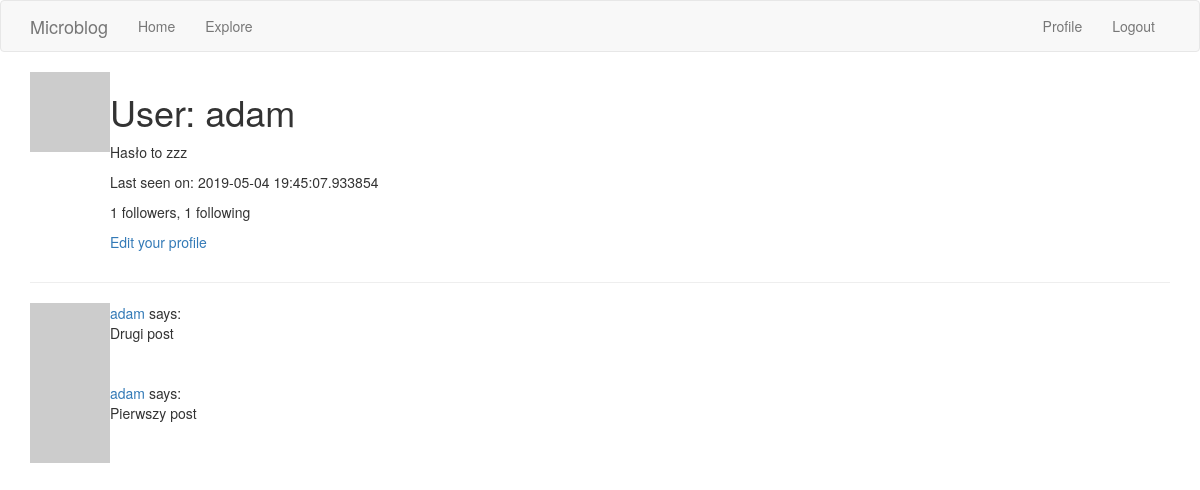
The page /user/adam (signed in) on the database as committed earlier.
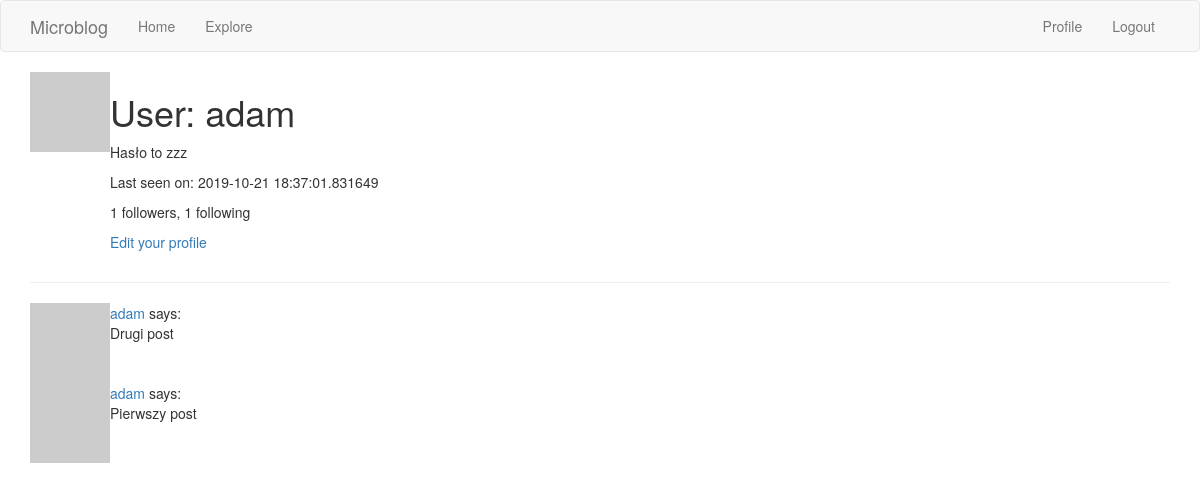
The same page on the database as committed later.
### app/models.py (models this page shows, shortened)
class User(db.Model, UserMixin):
    id = db.Column(db.Integer, primary_key=True)
    username = db.Column(db.String(64), index=True, unique=True)
    email = db.Column(db.String(120), index=True, unique=True)
    password_hash = db.Column(db.String(128))
    posts = db.relationship('Post', backref='author', lazy='dynamic')
    about_me = db.Column(db.String(140))
    last_seen = db.Column(db.DateTime, default=datetime.utcnow)
    followed = db.relationship(
        'User', secondary=followers,
        primaryjoin=(followers.c.follower_id == id),
        secondaryjoin=(followers.c.followed_id == id),
        backref=db.backref('followers', lazy='dynamic'), lazy='dynamic') # user1.follow(user2) -->  user2.followers()
    def avatar(self, size):
        digest = md5(self.email.lower().encode('utf-8')).hexdigest()
        return 'https://www.gravatar.com/avatar/{}?d=identicon&s={}'.format(digest, size)

class Post(db.Model):
    id = db.Column(db.Integer, primary_key=True)
    body = db.Column(db.String(140))
    timestamp = db.Column(db.DateTime, index=True, default=datetime.utcnow)
    user_id = db.Column(db.Integer, db.ForeignKey('user.id'))

### app/routes.py (the view)
@app.route('/user/<username>')  # Dynamic component
@login_required
def user(username):
    user = User.query.filter_by(username=username).first_or_404() # returns a db object
    page = request.args.get('page', 1, type=int)
    posts = user.posts.order_by(Post.timestamp.desc()).paginate(
        page, app.config['POSTS_PER_PAGE'], False)
    next_url = url_for('user', username=user.username, page=posts.next_num) \
        if posts.has_next else None
    prev_url = url_for('user', username=user.username, page=posts.prev_num)\
        if posts.has_prev else None
    return render_template('user.html', title='User', posts=posts.items, user=user, next_url=next_url, prev_url=prev_url)

### app/models.py (called while the page is built)
@login.user_loader  # callback for current_user
def load_user(id):
    return User.query.get(int(id))  # puts the user in db session, gets it by primary key

### app/routes.py (called while the page is built)
@app.before_request
def before_request():
    if current_user.is_authenticated:
        current_user.last_seen = datetime.utcnow()
        db.session.commit()

### app/Templates/user.html (shortened to what this page needs)
{% extends 'base.html' %}
{% block app_content %}
    <table>
        <tr valign="top">
            <td><img src="{{ user.avatar(100) }}"></td>
            <td>
                <h1>User: {{ user.username }}</h1>
                {% if user.about_me %}<p>{{ user.about_me }}</p>{% endif %}
                {% if user.last_seen %}<p>Last seen on: {{ user.last_seen }}</p>{% endif %}
                <p>{{ user.followers.count() }} followers, {{ user.followed.count() }} following</p>
                {% if user == current_user %}
                    <p><a href="{{ url_for('edit_profile') }}">Edit your profile</a> </p>
                {% elif not current_user.is_following(user) %}
                <p><a href="{{ url_for('follow', username = user.username) }}">Follow</a></p>
                {% else %}
                <p><a href="{{ url_for('unfollow', username = user.username) }}">Unfollow</a></p>
                {% endif %}
            </td>
        </tr>
    </table>
    <hr>
    {% for post in posts %}
        {% include '_post.html' %}
    {% endfor %}
{% endblock %}

### app/Templates/base.html (shortened to what this page needs)
{% extends 'bootstrap/base.html' %}
{% block navbar %}
    <nav class="navbar navbar-default">
        <div class="container">
            <div class="navbar-header">
                <a class="navbar-brand" href="{{ url_for('index') }}">Microblog</a>
            </div>
            <div class="collapse navbar-collapse" id="bs-example-navbar-collapse-1">
                <ul class="nav navbar-nav">
                    <li><a href="{{ url_for('index') }}">Home</a> </li>
                    <li><a href="{{ url_for('explore') }}">Explore</a> </li>
                </ul>
                <ul class="nav navbar-nav navbar-right">
                    {% if not current_user.is_authenticated %}
                        <li><a href="{{ url_for('login') }}">Login</a> </li>
                    {% else %}
                        <li><a href="{{ url_for('user', username=current_user.username) }}">Profile</a> </li>
                        <li><a href="{{ url_for('logout') }}">Logout</a></li>
                    {% endif %}
                </ul>
            </div>
        </div>
    </nav>
{% endblock %}
{% block content %}
    <div class="container">
        {% block app_content %}{% endblock %}
    </div>
{% endblock %}

### app/Templates/_post.html (shortened to what this page needs)
<table>
    <tr valign="top">
        <td><img src="{{ post.author.avatar(36) }}"></td>
        <td>
            <a href="{{ url_for('user', username=post.author.username) }}">
                {{ post.author.username }}
            </a>
             says: <br>{{ post.body }}
        </td>
    </tr>
</table>

Rows that differ between the two databases and show on the page:
changed User "adam": last_seen "2019-05-04 19:45:07.933854" → "2019-10-21 18:37:01.831649"
